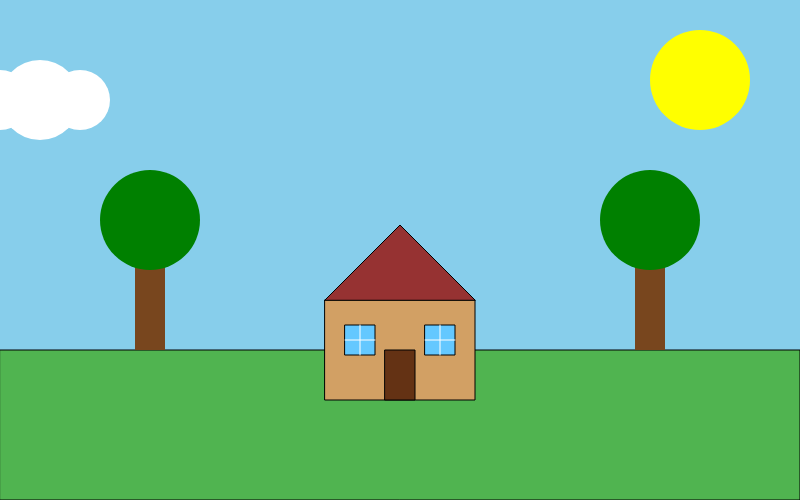
Frame 1 (no input)
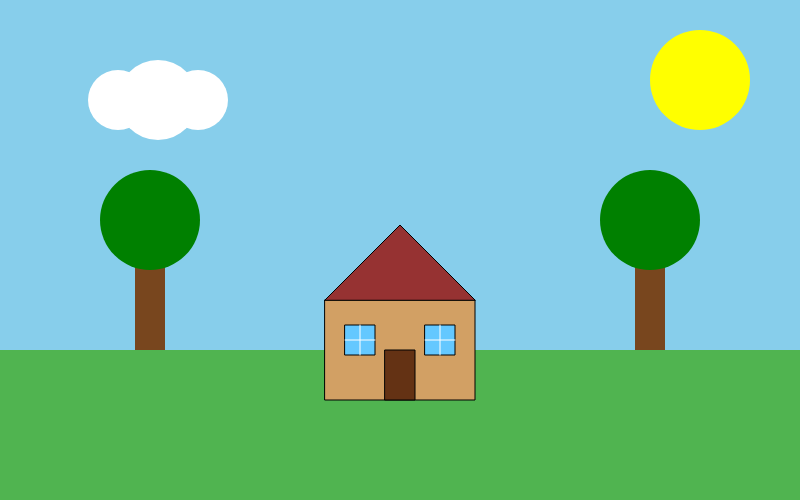
Frame 60 (no input)
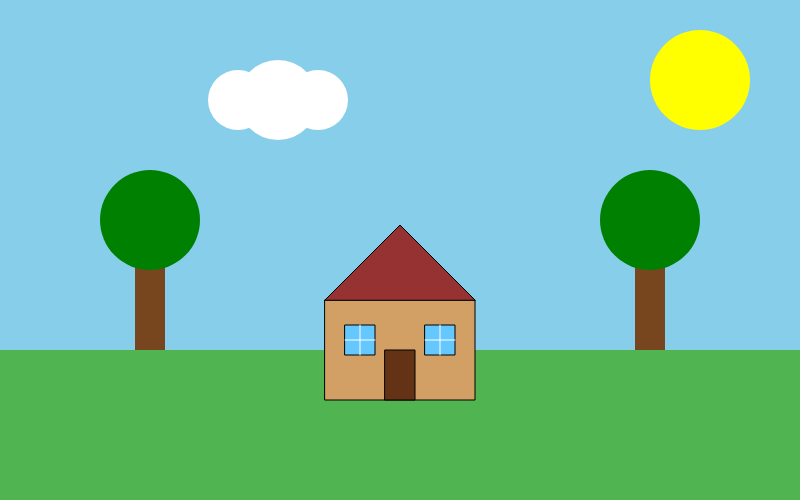
Frame 120 (the mouse pressed at the canvas centre since frame 60)

The p5.js sketch that drew these frames (run headless with seeded random() and noise() and a simulated clock; from frame 60 on, the mouse is pressed at the canvas centre):

// p5.js sketch
// ── sketch.js
//Author: Kirill Dimitrov
//Date: 10/10/2026
//Purpose: To create an interactive scene using multiple functions

let cloudX = 0;

function setup() {
  createCanvas(800, 500);
}

function draw() {
  // Sky
  background(135, 206, 235);

  // Grass
  fill(80, 180, 80);
  rect(0, 350, 800, 150);

  drawSun();
  drawTree(150, 350);
  drawTree(650, 350);
  drawHouse(325, 300);
  drawCloud(cloudX, 100);

  // Move cloud
  cloudX = cloudX + 2;

  // Move cloud back to start
  if (cloudX > width + 100) {
    cloudX = -100;
  }
}

function drawSun() {
  fill("yellow");
  noStroke();
  circle(700, 80, 100);
}

function drawTree(x, y) {
  // Trunk
  fill(120, 70, 30);
  noStroke();
  rect(x - 15, y - 100, 30, 100);

  // Leaves
  fill("green");
  circle(x, y - 130, 100);
}

function drawHouse(x, y) {
  stroke(0);

  // Walls
  fill(210, 160, 100);
  rect(x, y, 150, 100);

  // Roof
  fill(150, 50, 50);
  triangle(
    x, y,
    x + 75, y - 75,
    x + 150, y
  );

  // Door
  fill(100, 50, 20);
  rect(x + 60, y + 50, 30, 50);

  // Windows
  fill(100, 200, 255);
  rect(x + 20, y + 25, 30, 30);
  rect(x + 100, y + 25, 30, 30);

  // White crosses on windows
  stroke(255);

  line(x + 35, y + 25, x + 35, y + 55);
  line(x + 20, y + 40, x + 50, y + 40);

  line(x + 115, y + 25, x + 115, y + 55);
  line(x + 100, y + 40, x + 130, y + 40);

  noStroke();
}

function drawCloud(x, y) {
  fill(255);
  noStroke();

  circle(x, y, 60);
  circle(x + 40, y, 80);
  circle(x + 80, y, 60);
}
